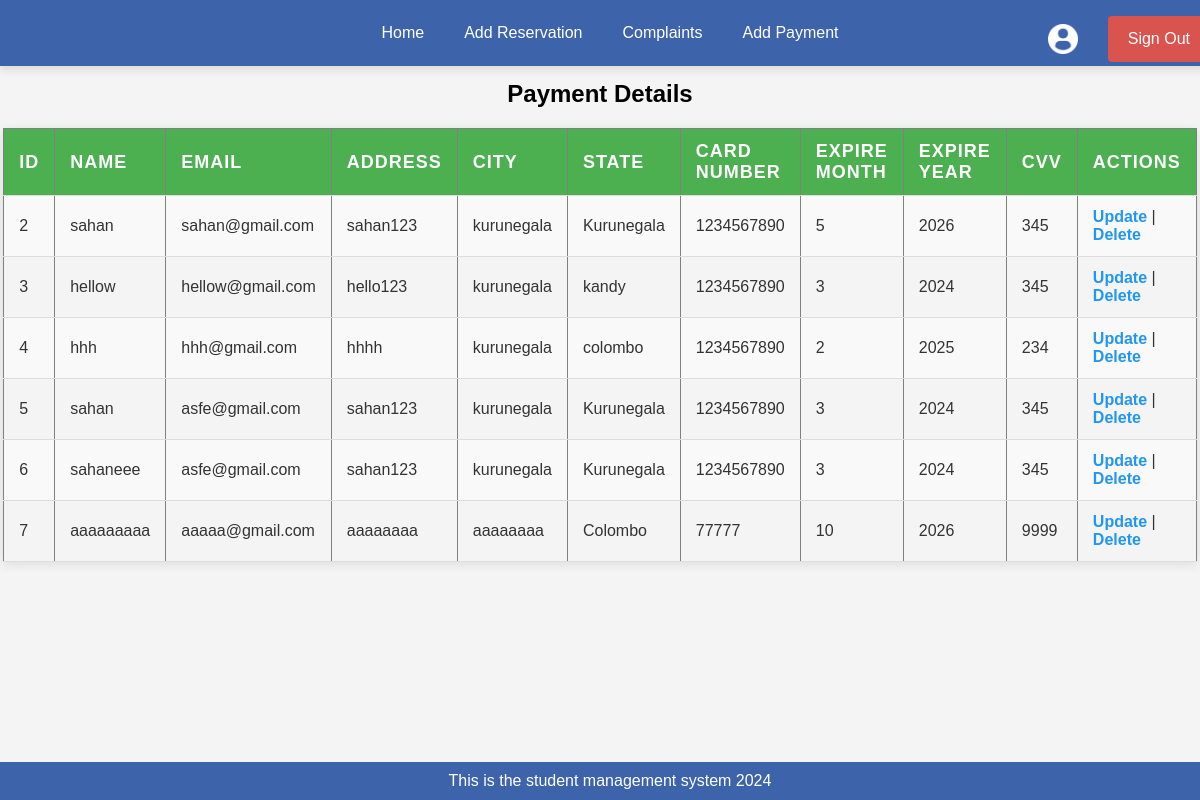
Page /payment/payment-display.php on the committed database.
### tables this page shows
CREATE TABLE `payment` (
  `id` int NOT NULL,
  `username` varchar(100) NOT NULL,
  `email` varchar(100) NOT NULL,
  `address` varchar(255) NOT NULL,
  `city` varchar(100) NOT NULL,
  `state` varchar(100) NOT NULL,
  `card_number` varchar(20) NOT NULL,
  `exp_month` tinyint NOT NULL,
  `expire_date` year NOT NULL,
  `cvv` varchar(4) NOT NULL,
  `created_at` timestamp NULL DEFAULT CURRENT_TIMESTAMP
);

### payment/payment-display.php (the view, shortened to what this page needs)
<?php
    include("connection.php");
    $query_display = "SELECT * FROM payment";
    $result_display = mysqli_query($con, $query_display);
?>
<!DOCTYPE html>
<html lang="en">
<head>
</head>
<body>
<div class="navbar">
    <a href="../home.php">Home</a>
    <a href="../AddReservation/addReservation.php">Add Reservation</a>
    <a href="../complain/complain.php">Complaints</a>
    <a href="../payment/payment.php">Add Payment</a>
    <div class="right">
        <a href="profile.php">
            <img src="../profile-user.png" alt="Profile Icon" class="profile-icon">
        </a>
        <a href="./userprofile/Customer/dashbaord.php" class="sign-out">Sign Out</a>
    </div>
</div>
<h2>Payment Details</h2>
<table border="1">
    <tr>
        <th>ID</th>
        <th>Name</th>
        <th>Email</th>
        <th>Address</th>
        <th>City</th>
        <th>State</th>
        <th>Card Number</th>
        <th>Expire Month</th>
        <th>Expire Year</th>
        <th>CVV</th>
        <th>Actions</th>
    </tr>
    <?php
        while($row = mysqli_fetch_assoc($result_display)) {
            echo "<tr>";
            echo "<td>".$row['id']."</td>";
            echo "<td>".$row['username']."</td>";
            echo "<td>".$row['email']."</td>";
            echo "<td>".$row['address']."</td>";
            echo "<td>".$row['city']."</td>";
            echo "<td>".$row['state']."</td>";
            echo "<td>".$row['card_number']."</td>";
            echo "<td>".$row['exp_month']."</td>";
            echo "<td>".$row['expire_date']."</td>";
            echo "<td>".$row['cvv']."</td>";
            echo "<td>
                    <a href='update_payment.php?id=".$row['id']."'>Update</a> |
                    <a href='payment_delete.php?id=".$row['id']."' onclick='return confirm(\"Are you sure you want to delete this record?\")'>Delete</a>
                  </td>";
            echo "</tr>";
        }
    ?>
</table>
<div class="footer">
    This is the student management system 2024
</div>
</body>
</html>

### payment/payment-display.php (style rules this page uses)
body { font-family: Arial, sans-serif; margin: 0; padding: 0; background-color: #f4f4f4; }
.navbar { background-color: #3d64ab; padding: 10px; position: fixed; top: 0; width: 100%; display: flex; justify-content: center; box-shadow: 0px 4px 8px rgba(0, 0, 0, 0.1); z-index: 1; }
.navbar a { color: white; text-decoration: none; padding: 14px 20px; }
.navbar .right { position: absolute; right: 10px; top: 10px; display: flex; align-items: center; }
.navbar .profile-icon { width: 30px; height: 30px; vertical-align: middle; margin-right: 10px; }
.navbar .sign-out { color: white; text-decoration: none; padding: 14px 20px; background-color: #d9534f; border-radius: 4px; }
.footer { background-color: #3d64ab; color: white; padding: 10px; text-align: center; position: fixed; bottom: 0; width: 100%; }
h2 { text-align: center; margin-top: 80px; }
table { width: 90%; border-collapse: collapse; font-family: 'Arial', sans-serif; margin: 20px auto; box-shadow: 0 2px 10px rgba(0, 0, 0, 0.1); }
table th, table td { padding: 12px 15px; text-align: left; border-bottom: 1px solid #ddd; }
table th { background-color: #4CAF50; color: white; font-size: 18px; text-transform: uppercase; letter-spacing: 1px; }
table td { font-size: 16px; color: #333; }
table tr:nth-child(even) { background-color: #f9f9f9; }
table a { text-decoration: none; color: #2196F3; font-weight: bold; }
table td, table th { transition: background-color 0.3s ease, color 0.3s ease; }

### rows in the picture
payment: id "2", username "sahan", email "sahan@gmail.com", address "sahan123", city "kurunegala", state "Kurunegala", card_number "1234567890", exp_month "5", expire_date "2026", cvv "345"
payment: id "3", username "hellow", email "hellow@gmail.com", address "hello123", city "kurunegala", state "kandy", card_number "1234567890", exp_month "3", expire_date "2024", cvv "345"
payment: id "4", username "hhh", email "hhh@gmail.com", address "hhhh", city "kurunegala", state "colombo", card_number "1234567890", exp_month "2", expire_date "2025", cvv "234"
payment: id "5", username "sahan", email "asfe@gmail.com", address "sahan123", city "kurunegala", state "Kurunegala", card_number "1234567890", exp_month "3", expire_date "2024", cvv "345"
payment: id "6", username "sahaneee", email "asfe@gmail.com", address "sahan123", city "kurunegala", state "Kurunegala", card_number "1234567890", exp_month "3", expire_date "2024", cvv "345"
payment: id "7", username "aaaaaaaaa", email "aaaaa@gmail.com", address "aaaaaaaa", city "aaaaaaaa", state "Colombo", card_number "77777", exp_month "10", expire_date "2026", cvv "9999"
